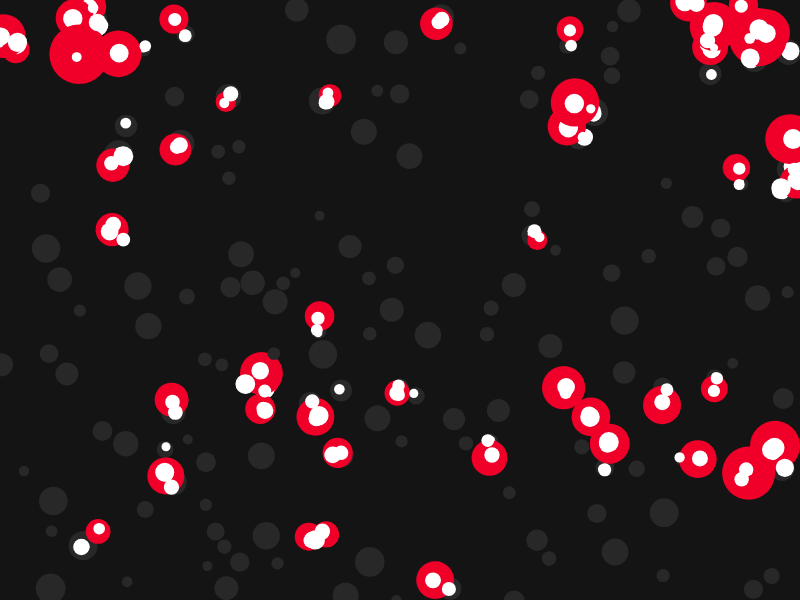
Frame 1 (no input)
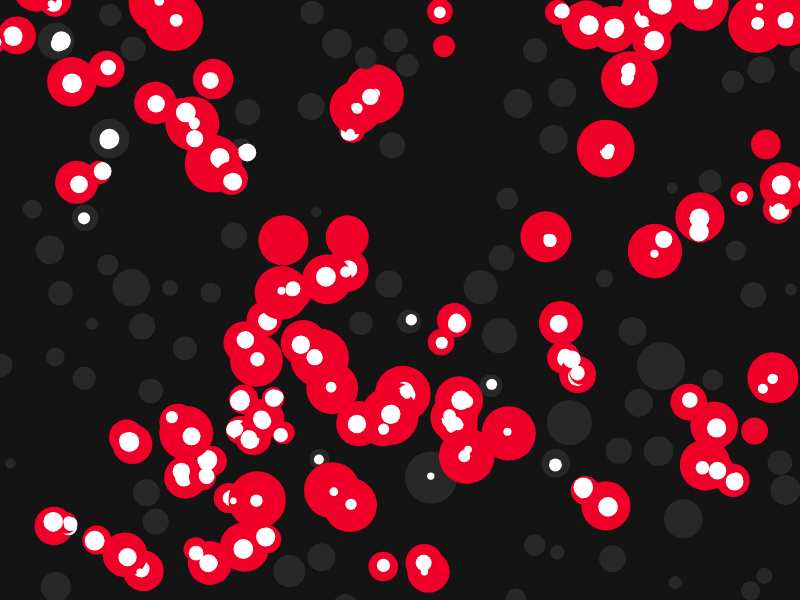
Frame 60 (no input)
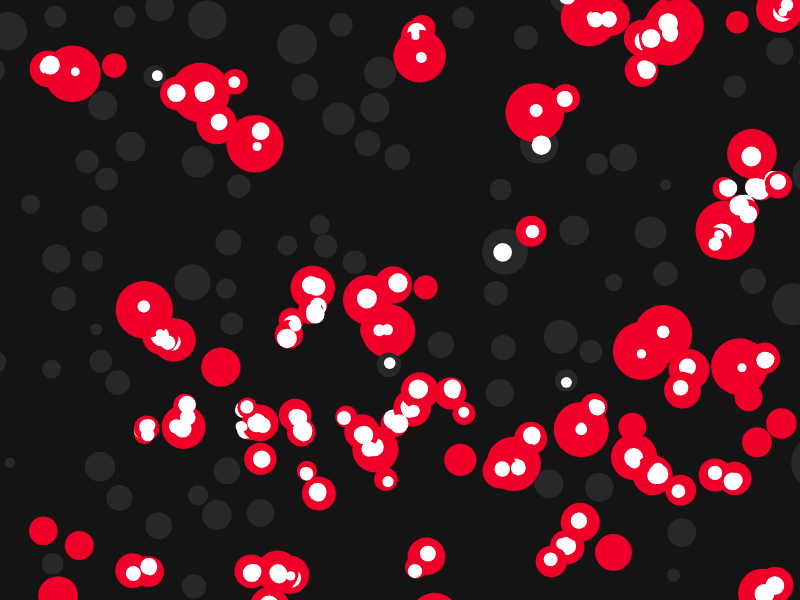
Frame 120 (the mouse pressed at the canvas centre since frame 60)

The p5.js sketch that drew these frames (run headless with seeded random() and noise() and a simulated clock; from frame 60 on, the mouse is pressed at the canvas centre):

// p5.js sketch
// ── sketch.js
var bubbles = [];

function setup() {
  createCanvas(displayWidth, displayHeight);
  for (var i = 0; i < random(190, 240); i++) {
    bubbles[i] = new Bubble(random(width), random(height));
  }
}

function draw() {
  background(20);
  for (var i = 0; i < bubbles.length; i++) {
    bubbles[i].update();
    bubbles[i].display();
    for (var j = 0; j < bubbles.length; j++) {
      if(i != j && bubbles[i].intersects(bubbles[j])) {
        bubbles[i].changeColor();
        bubbles[j].changeColor();
        bubbles[i].changeSize();
        bubbles[j].changeSize();
        bubbles[i].changeDist();
        bubbles[j].changeDist();
        bubbles[i].spawn();
        bubbles[j].spawn();
      } else {
        bubbles[i].changeColorBack();
      }
    }
  }
}
// ── bubble.js
function Bubble(x, y) {
  this.x = x;
  this.y = y;
  this.r = random(5, 15);
  this.col = color(40, 40, 40);

  this.changeColor = function() {
    this.col = color(240, 0, 40);
  }

  this.changeColorBack = function() {
    this.col = color(40, 40, 40);
  }

  this.changeSize = function() {
    if (this.r < 25) {
      this.r += 5;
    } else if(this.r >= 25) {
      this.r -= 15;
    }
  }

  this.changeDist = function() {
    this.x += random(-3, 3);
    this.y += random(-3, 3); 
  }

  this.spawn = function() {
    fill(255);
    ellipse(this.x, this.y, this.r/1.5, this.r/1.5);
  }

  this.display = function() {
    noStroke();
    fill(this.col);
    ellipse(this.x, this.y, this.r * 2, this.r * 2);
  }

  this.update = function() {
    this.x += random(-2, 2);
    this.y += random(-2, 2);
  }

  this.intersects = function(other) {
    var d = dist(this.x, this.y, other.x, other.y);
    if (d < this.r + other.r) {
      return true;
    } else {
      return false;
    }
  }

}
